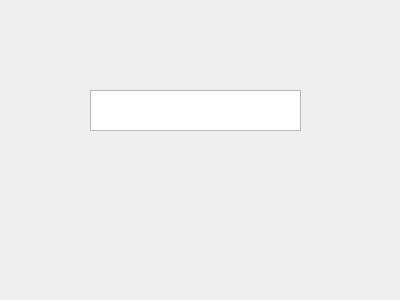
<?xml version="1.0" encoding="UTF-8"?>
<ui version="4.0">
 <class>Dialog</class>
 <widget class="QDialog" name="Dialog">
  <property name="geometry">
   <rect>
    <x>0</x>
    <y>0</y>
    <width>400</width>
    <height>300</height>
   </rect>
  </property>
  <property name="windowTitle">
   <string>Dialog</string>
  </property>
  <widget class="QPlainTextEdit" name="plainTextEdit">
   <property name="geometry">
    <rect>
     <x>90</x>
     <y>90</y>
     <width>211</width>
     <height>41</height>
    </rect>
   </property>
  </widget>
 </widget>
 <resources/>
 <connections/>
</ui>
